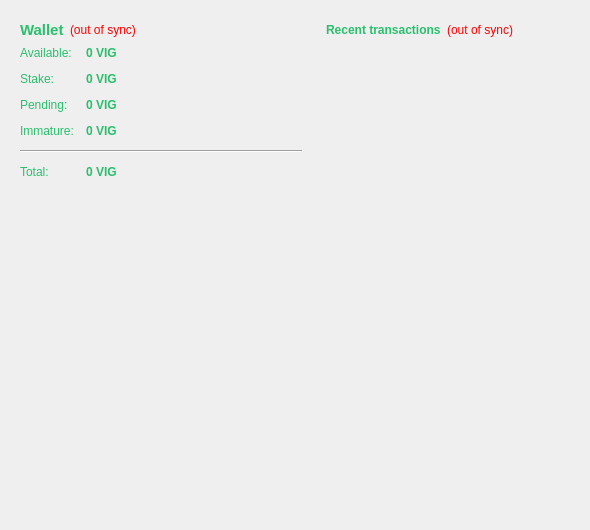
<?xml version="1.0" encoding="UTF-8"?>
<ui version="4.0">
 <class>OverviewPage</class>
 <widget class="QWidget" name="OverviewPage">
  <property name="geometry">
   <rect>
    <x>0</x>
    <y>0</y>
    <width>590</width>
    <height>530</height>
   </rect>
  </property>
  <property name="palette">
   <palette>
    <active>
     <colorrole role="WindowText">
      <brush brushstyle="SolidPattern">
       <color alpha="255">
        <red>41</red>
        <green>191</green>
        <blue>109</blue>
       </color>
      </brush>
     </colorrole>
     <colorrole role="Text">
      <brush brushstyle="SolidPattern">
       <color alpha="255">
        <red>71</red>
        <green>198</green>
        <blue>73</blue>
       </color>
      </brush>
     </colorrole>
     <colorrole role="ButtonText">
      <brush brushstyle="SolidPattern">
       <color alpha="255">
        <red>71</red>
        <green>198</green>
        <blue>73</blue>
       </color>
      </brush>
     </colorrole>
     <colorrole role="Link">
      <brush brushstyle="SolidPattern">
       <color alpha="255">
        <red>41</red>
        <green>191</green>
        <blue>109</blue>
       </color>
      </brush>
     </colorrole>
     <colorrole role="LinkVisited">
      <brush brushstyle="SolidPattern">
       <color alpha="255">
        <red>71</red>
        <green>198</green>
        <blue>73</blue>
       </color>
      </brush>
     </colorrole>
    </active>
    <inactive>
     <colorrole role="WindowText">
      <brush brushstyle="SolidPattern">
       <color alpha="255">
        <red>41</red>
        <green>191</green>
        <blue>109</blue>
       </color>
      </brush>
     </colorrole>
     <colorrole role="Text">
      <brush brushstyle="SolidPattern">
       <color alpha="255">
        <red>71</red>
        <green>198</green>
        <blue>73</blue>
       </color>
      </brush>
     </colorrole>
     <colorrole role="ButtonText">
      <brush brushstyle="SolidPattern">
       <color alpha="255">
        <red>71</red>
        <green>198</green>
        <blue>73</blue>
       </color>
      </brush>
     </colorrole>
     <colorrole role="Link">
      <brush brushstyle="SolidPattern">
       <color alpha="255">
        <red>41</red>
        <green>191</green>
        <blue>109</blue>
       </color>
      </brush>
     </colorrole>
     <colorrole role="LinkVisited">
      <brush brushstyle="SolidPattern">
       <color alpha="255">
        <red>71</red>
        <green>198</green>
        <blue>73</blue>
       </color>
      </brush>
     </colorrole>
    </inactive>
    <disabled>
     <colorrole role="WindowText">
      <brush brushstyle="SolidPattern">
       <color alpha="255">
        <red>159</red>
        <green>158</green>
        <blue>158</blue>
       </color>
      </brush>
     </colorrole>
     <colorrole role="Text">
      <brush brushstyle="SolidPattern">
       <color alpha="255">
        <red>159</red>
        <green>158</green>
        <blue>158</blue>
       </color>
      </brush>
     </colorrole>
     <colorrole role="ButtonText">
      <brush brushstyle="SolidPattern">
       <color alpha="255">
        <red>159</red>
        <green>158</green>
        <blue>158</blue>
       </color>
      </brush>
     </colorrole>
     <colorrole role="Link">
      <brush brushstyle="SolidPattern">
       <color alpha="255">
        <red>41</red>
        <green>191</green>
        <blue>109</blue>
       </color>
      </brush>
     </colorrole>
     <colorrole role="LinkVisited">
      <brush brushstyle="SolidPattern">
       <color alpha="255">
        <red>71</red>
        <green>198</green>
        <blue>73</blue>
       </color>
      </brush>
     </colorrole>
    </disabled>
   </palette>
  </property>
  <property name="windowTitle">
   <string>Form</string>
  </property>
  <layout class="QGridLayout" name="gridLayout">
   <item row="0" column="0">
    <layout class="QVBoxLayout" name="verticalLayout_2">
     <item>
      <widget class="QFrame" name="frame">
       <property name="frameShape">
        <enum>QFrame::NoFrame</enum>
       </property>
       <property name="frameShadow">
        <enum>QFrame::Raised</enum>
       </property>
       <layout class="QVBoxLayout" name="verticalLayout_4">
        <item>
         <layout class="QHBoxLayout" name="horizontalLayout_4">
          <item>
           <widget class="QLabel" name="label_5">
            <property name="font">
             <font>
              <pointsize>11</pointsize>
              <weight>75</weight>
              <bold>true</bold>
             </font>
            </property>
            <property name="text">
             <string>Wallet</string>
            </property>
           </widget>
          </item>
          <item>
           <widget class="QLabel" name="labelWalletStatus">
            <property name="toolTip">
             <string>The displayed information may be out of date. Your wallet automatically synchronizes with the TheVig network after a connection is established, but this process has not completed yet.</string>
            </property>
            <property name="styleSheet">
             <string notr="true">QLabel { color: red; }</string>
            </property>
            <property name="text">
             <string notr="true">(out of sync)</string>
            </property>
            <property name="alignment">
             <set>Qt::AlignLeading|Qt::AlignLeft|Qt::AlignVCenter</set>
            </property>
           </widget>
          </item>
          <item>
           <spacer name="horizontalSpacer_2">
            <property name="orientation">
             <enum>Qt::Horizontal</enum>
            </property>
            <property name="sizeHint" stdset="0">
             <size>
              <width>40</width>
              <height>20</height>
             </size>
            </property>
           </spacer>
          </item>
         </layout>
        </item>
        <item>
         <layout class="QFormLayout" name="formLayout_2">
          <property name="fieldGrowthPolicy">
           <enum>QFormLayout::AllNonFixedFieldsGrow</enum>
          </property>
          <property name="horizontalSpacing">
           <number>12</number>
          </property>
          <property name="verticalSpacing">
           <number>12</number>
          </property>
          <item row="0" column="0">
           <widget class="QLabel" name="label">
            <property name="text">
             <string>Available:</string>
            </property>
           </widget>
          </item>
          <item row="0" column="1">
           <widget class="QLabel" name="labelBalance">
            <property name="font">
             <font>
              <weight>75</weight>
              <bold>true</bold>
             </font>
            </property>
            <property name="cursor">
             <cursorShape>IBeamCursor</cursorShape>
            </property>
            <property name="toolTip">
             <string>Your current spendable balance</string>
            </property>
            <property name="text">
             <string notr="true">0 VIG</string>
            </property>
            <property name="textInteractionFlags">
             <set>Qt::LinksAccessibleByMouse|Qt::TextSelectableByKeyboard|Qt::TextSelectableByMouse</set>
            </property>
           </widget>
          </item>
          <item row="1" column="0">
           <widget class="QLabel" name="label_6">
            <property name="text">
             <string>Stake:</string>
            </property>
           </widget>
          </item>
          <item row="1" column="1">
           <widget class="QLabel" name="labelStake">
            <property name="font">
             <font>
              <weight>75</weight>
              <bold>true</bold>
             </font>
            </property>
            <property name="cursor">
             <cursorShape>IBeamCursor</cursorShape>
            </property>
            <property name="toolTip">
             <string>Total of coins that was staked, and do not yet count toward the current balance</string>
            </property>
            <property name="text">
             <string notr="true">0 VIG</string>
            </property>
            <property name="textInteractionFlags">
             <set>Qt::LinksAccessibleByMouse|Qt::TextSelectableByKeyboard|Qt::TextSelectableByMouse</set>
            </property>
           </widget>
          </item>
          <item row="2" column="0">
           <widget class="QLabel" name="label_3">
            <property name="text">
             <string>Pending:</string>
            </property>
           </widget>
          </item>
          <item row="2" column="1">
           <widget class="QLabel" name="labelUnconfirmed">
            <property name="font">
             <font>
              <weight>75</weight>
              <bold>true</bold>
             </font>
            </property>
            <property name="cursor">
             <cursorShape>IBeamCursor</cursorShape>
            </property>
            <property name="toolTip">
             <string>Total of transactions that have yet to be confirmed, and do not yet count toward the current balance</string>
            </property>
            <property name="text">
             <string notr="true">0 VIG</string>
            </property>
            <property name="textInteractionFlags">
             <set>Qt::LinksAccessibleByMouse|Qt::TextSelectableByKeyboard|Qt::TextSelectableByMouse</set>
            </property>
           </widget>
          </item>
          <item row="3" column="0">
           <widget class="QLabel" name="labelImmatureText">
            <property name="text">
             <string>Immature:</string>
            </property>
           </widget>
          </item>
          <item row="3" column="1">
           <widget class="QLabel" name="labelImmature">
            <property name="font">
             <font>
              <weight>75</weight>
              <bold>true</bold>
             </font>
            </property>
            <property name="toolTip">
             <string>Mined balance that has not yet matured</string>
            </property>
            <property name="text">
             <string notr="true">0 VIG</string>
            </property>
            <property name="textInteractionFlags">
             <set>Qt::LinksAccessibleByMouse|Qt::TextSelectableByKeyboard|Qt::TextSelectableByMouse</set>
            </property>
           </widget>
          </item>
          <item row="4" column="0" colspan="2">
           <widget class="Line" name="line">
            <property name="orientation">
             <enum>Qt::Horizontal</enum>
            </property>
           </widget>
          </item>
          <item row="5" column="0">
           <widget class="QLabel" name="labelTotalText">
            <property name="text">
             <string>Total:</string>
            </property>
           </widget>
          </item>
          <item row="5" column="1">
           <widget class="QLabel" name="labelTotal">
            <property name="font">
             <font>
              <weight>75</weight>
              <bold>true</bold>
             </font>
            </property>
            <property name="cursor">
             <cursorShape>IBeamCursor</cursorShape>
            </property>
            <property name="toolTip">
             <string>Your current total balance</string>
            </property>
            <property name="text">
             <string notr="true">0 VIG</string>
            </property>
            <property name="textInteractionFlags">
             <set>Qt::LinksAccessibleByMouse|Qt::TextSelectableByKeyboard|Qt::TextSelectableByMouse</set>
            </property>
           </widget>
          </item>
         </layout>
        </item>
       </layout>
      </widget>
     </item>
     <item>
      <spacer name="verticalSpacer">
       <property name="orientation">
        <enum>Qt::Vertical</enum>
       </property>
       <property name="sizeHint" stdset="0">
        <size>
         <width>20</width>
         <height>40</height>
        </size>
       </property>
      </spacer>
     </item>
     <item>
      <widget class="QLabel" name="label_2">
       <property name="minimumSize">
        <size>
         <width>300</width>
         <height>100</height>
        </size>
       </property>
       <property name="maximumSize">
        <size>
         <width>300</width>
         <height>200</height>
        </size>
       </property>
       <property name="text">
        <string/>
       </property>
       <property name="pixmap">
        <pixmap resource="../bitcoin.qrc">:/images/wallet</pixmap>
       </property>
       <property name="scaledContents">
        <bool>true</bool>
       </property>
      </widget>
     </item>
    </layout>
   </item>
   <item row="0" column="1" rowspan="2">
    <layout class="QVBoxLayout" name="verticalLayout_3">
     <item>
      <widget class="QFrame" name="frame_2">
       <property name="frameShape">
        <enum>QFrame::NoFrame</enum>
       </property>
       <property name="frameShadow">
        <enum>QFrame::Raised</enum>
       </property>
       <layout class="QVBoxLayout" name="verticalLayout">
        <item>
         <layout class="QHBoxLayout" name="horizontalLayout_2">
          <item>
           <widget class="QLabel" name="label_4">
            <property name="text">
             <string>&lt;b&gt;Recent transactions&lt;/b&gt;</string>
            </property>
           </widget>
          </item>
          <item>
           <widget class="QLabel" name="labelTransactionsStatus">
            <property name="toolTip">
             <string>The displayed information may be out of date. Your wallet automatically synchronizes with the TheVig network after a connection is established, but this process has not completed yet.</string>
            </property>
            <property name="styleSheet">
             <string notr="true">QLabel { color: red; }</string>
            </property>
            <property name="text">
             <string notr="true">(out of sync)</string>
            </property>
            <property name="alignment">
             <set>Qt::AlignRight|Qt::AlignTrailing|Qt::AlignVCenter</set>
            </property>
           </widget>
          </item>
          <item>
           <spacer name="horizontalSpacer">
            <property name="orientation">
             <enum>Qt::Horizontal</enum>
            </property>
            <property name="sizeHint" stdset="0">
             <size>
              <width>40</width>
              <height>20</height>
             </size>
            </property>
           </spacer>
          </item>
         </layout>
        </item>
        <item>
         <widget class="QListView" name="listTransactions">
          <property name="styleSheet">
           <string notr="true">QListView { background: transparent; }</string>
          </property>
          <property name="frameShape">
           <enum>QFrame::NoFrame</enum>
          </property>
          <property name="verticalScrollBarPolicy">
           <enum>Qt::ScrollBarAlwaysOff</enum>
          </property>
          <property name="horizontalScrollBarPolicy">
           <enum>Qt::ScrollBarAlwaysOff</enum>
          </property>
          <property name="selectionMode">
           <enum>QAbstractItemView::NoSelection</enum>
          </property>
         </widget>
        </item>
       </layout>
      </widget>
     </item>
     <item>
      <spacer name="verticalSpacer_2">
       <property name="orientation">
        <enum>Qt::Vertical</enum>
       </property>
       <property name="sizeHint" stdset="0">
        <size>
         <width>20</width>
         <height>40</height>
        </size>
       </property>
      </spacer>
     </item>
    </layout>
   </item>
   <item row="1" column="0">
    <spacer name="verticalSpacer_3">
     <property name="orientation">
      <enum>Qt::Vertical</enum>
     </property>
     <property name="sizeHint" stdset="0">
      <size>
       <width>20</width>
       <height>53</height>
      </size>
     </property>
    </spacer>
   </item>
  </layout>
 </widget>
 <resources>
  <include location="../bitcoin.qrc"/>
 </resources>
 <connections/>
</ui>
